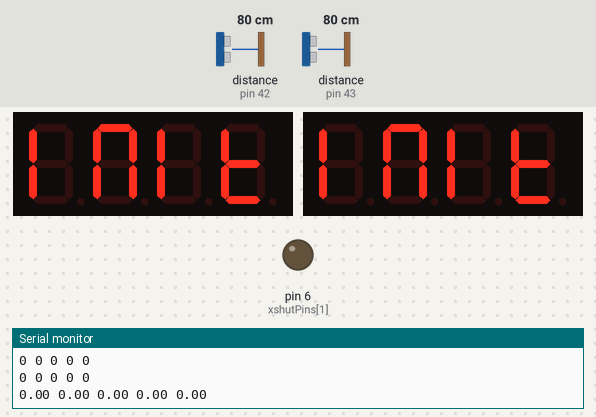
The program below on a simulated Arduino Uno, built with avr-gcc and run on an emulated ATmega328P. Shown: 2 × 4-digit seven-segment display, output pins drawn as LEDs (lit = HIGH), the last lines printed to the serial monitor. The test bench sets the inputs (shaded band); at power-on: distance to the obstacle (sensors on pin 42, pin 43) 80 cm. The local clock reads 2024-03-15 10:24:30 at power-on unless the program sets it.

Above: at 0.1 s.
At 1.2 s:
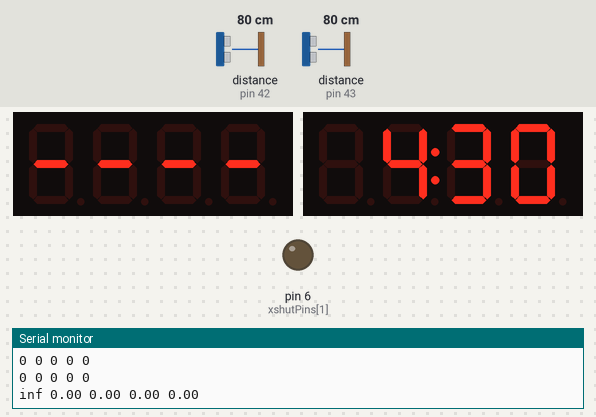
1.3 s: distance to the obstacle (sensor on pin 42) set to 120 cm
2.8 s: distance to the obstacle (sensor on pin 42) set to 2 cm
Timing chart, 0 to 5.8 s (numbered marks = the images above; inputs shaded):
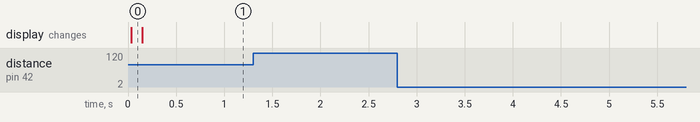

The program:

main.cpp
```cpp
#include <Wire.h>
#include "Arduino.h"
#include "Adafruit_VL53L1X.h"
#include "Adafruit_GFX.h"
#include "Adafruit_LEDBackpack.h"
#include "RTClib.h"

#define MAXIMUM_THRESHOLD_DISTANCE 900 //millimeters
//#define MINIMUM_THRESHOLD_DISTANCE 100 //millimeters. (REMOVED BC IT IS ANNOYING)
#define RTC_PRINT_INTERVAL 5 //seconds (the time in between RTC print outs)
#define OBJECT_DETECTION_TIMING_THRESHOLD 50 //milliseconds
#define ROLLING_AVERAGE_ARRAY_SIZE 5
#define INCHES_BETWEEN_VL53L1X_SENSORS 3.75
#define DISTANCE_FROM_MONITOR_TO_OVEN 350 //feet
#define TOTAL_LENGTH_OF_OVEN 225 //feet

#define LINE_STOP_TIMEOUT 60 //seconds
#define MONITOR_SLEEP_TIMEOUT 180 //seconds

// DS3231 Real Time Clock stuff
RTC_DS3231 rtc;
unsigned long previousMillis_RTCPrintOut = 0; // the last time the time was printed to serial from the RTC
DateTime lastDetectedObject;

// 1.2" 7-Segment Display stuff
Adafruit_7segment FPSDisplay = Adafruit_7segment();
Adafruit_7segment clockDisplay = Adafruit_7segment();

int wireTimeoutCount = 0;

void printCurrentTime(DateTime);
void printDebugToSerial();
int findNextAvailableIndexInArray(unsigned long[]);
int addValueToArray(unsigned long[], unsigned long, int);
int addValueToArray(double[], double, int);
void calculateLineSpeed(int);
void calculateTimeToStopHanging(DateTime);

unsigned long VLOneDetectionTimes[ROLLING_AVERAGE_ARRAY_SIZE]; // 0x2A (42)
unsigned long VLTwoDetectionTimes[ROLLING_AVERAGE_ARRAY_SIZE]; // 0x2B (43)
double lineSpeeds[ROLLING_AVERAGE_ARRAY_SIZE];

int VLOneTransitCounter = 0, VLTwoTransitCounter = 0;

// THE AMAZING VARIABLE CONTAINING WHAT WE CARE ABOUT MOST
double rollingAverageLineSpeed = 0;

// Time Of Flight Sensor (VL53L1X) Class Definition
class ToFSensor : public Adafruit_VL53L1X {
  public:
    ToFSensor(int);
    int I2C_ID;
    void takeMeasurement() { measurementDistance = distance(); };
    void objectDetectCheck();
    int measurementDistance;
    unsigned long millisObjectDetected, millisObjectLost, holdingMillis;
    boolean previousObjectDetected, previousMeasurementLost;
};

//HOLDING MILLIS
  // this variable will hold the time that an object was detected until 200 milliseconds have passed, after which it will pass the value on to millisObjectDetected.
  // this ensures that whenever millisObjectDetected is pulled, it is the most recent time that a confirmed object has passed the sensor.
ToFSensor::ToFSensor(int ID) {
  I2C_ID = ID, millisObjectDetected = 0, millisObjectLost = 0, holdingMillis = 0;
}

void ToFSensor::objectDetectCheck() {
  //if (measurementDistance == -1 || measurementDistance <= MINIMUM_THRESHOLD_DISTANCE || measurementDistance >= MAXIMUM_THRESHOLD_DISTANCE)
  if (measurementDistance == -1  || measurementDistance >= MAXIMUM_THRESHOLD_DISTANCE) { // the sensor is no longer able to detect a T-Bar/Component
    if (!previousMeasurementLost) { // only runs once (the first time when sensor can no longer detect a T-Bar)
      millisObjectLost = millis(); // timestamp of when the sensor can no longer detect a t-bar

      Serial.print(F("VL53L1X ("));
      Serial.print(I2C_ID);
      Serial.println(F("): Can't see anything."));
      previousMeasurementLost = true;
    }

    if (millis() - millisObjectLost > OBJECT_DETECTION_TIMING_THRESHOLD) { // if the sensor doesn't see a t-bar for more than 0.2 seconds, consider the component has gone past the sensor
      previousObjectDetected = false;
    }

  } else { // the sensor CAN see a t-bar/component

    if (previousMeasurementLost) { // the first time the sensor does detect a t-bar
      holdingMillis = millis();

      Serial.print(F("VL53L1X ("));
      Serial.print(I2C_ID);
      Serial.println(F("): Possible object."));
      previousMeasurementLost = false;
    }

    if ((millis() - holdingMillis > OBJECT_DETECTION_TIMING_THRESHOLD) && !previousObjectDetected) {
      millisObjectDetected = holdingMillis;
      previousObjectDetected = true;
      lastDetectedObject = rtc.now();

      int nextVLOneIndex = findNextAvailableIndexInArray(VLOneDetectionTimes);
      int nextVLTwoIndex = findNextAvailableIndexInArray(VLTwoDetectionTimes);

      if (I2C_ID == 0x2A) { // components pass by this sensor first

        // redundancy case if the second sensor misses a component.
        if (VLOneTransitCounter > VLTwoTransitCounter) {

          if (nextVLTwoIndex == -1) {
            addValueToArray(VLOneDetectionTimes, millisObjectDetected, ROLLING_AVERAGE_ARRAY_SIZE - 1);
            Serial.println(F("Data replaced."));
          } else {
            // insert the value at the latest matching index, and replace the current value.
            addValueToArray(VLOneDetectionTimes, millisObjectDetected, nextVLTwoIndex);
          }

          Serial.print(F("VL53L1X ("));
          Serial.print(I2C_ID);
          Serial.println(F("): Data discarded! (Sensor 43 missed data.)"));

        } else { // what we expect to happen
          addValueToArray(VLOneDetectionTimes, millisObjectDetected, nextVLOneIndex);

          VLOneTransitCounter++;

          Serial.print(F("VL53L1X ("));
          Serial.print(I2C_ID);
          Serial.println(F("): Object successfully detected!"));
        }

      } else if (I2C_ID == 0x2B) { // components pass by this sensor second

        // redundancy case if the first sensor misses a component.
        if (VLTwoTransitCounter == VLOneTransitCounter) {

          Serial.print(F("VL53L1X ("));
          Serial.print(I2C_ID);
          Serial.println(F("): Data discarded! (Sensor 42 missed data.)"));

        } else { // what we expect to happen
          addValueToArray(VLTwoDetectionTimes, millisObjectDetected, nextVLTwoIndex);
          calculateLineSpeed(nextVLTwoIndex);

          VLTwoTransitCounter++;

          Serial.print(F("VL53L1X ("));
          Serial.print(I2C_ID);
          Serial.println(F("): Object successfully detected!"));
        }

      }

      Serial.print(F("nextVLOneIndex: "));
      Serial.println(nextVLOneIndex);
      Serial.print(F("nextVLTwoIndex: "));
      Serial.println(nextVLTwoIndex);

      Serial.print(F("oneTransit: "));
      Serial.println(VLOneTransitCounter);
      Serial.print(F("twoTransit: "));
      Serial.println(VLTwoTransitCounter);

      Serial.println();
      for (int i = 0; i < ROLLING_AVERAGE_ARRAY_SIZE; i++) {
        Serial.print(VLOneDetectionTimes[i]);
        Serial.print(F(" "));
      }
      Serial.println();
      for (int i = 0; i < ROLLING_AVERAGE_ARRAY_SIZE; i++) {
        Serial.print(VLTwoDetectionTimes[i]);
        Serial.print(F(" "));
      }
      Serial.println();
      for (int i = 0; i < ROLLING_AVERAGE_ARRAY_SIZE; i++) {
        Serial.print(lineSpeeds[i]);
        Serial.print(F(" "));
      }
      Serial.println();
    }
  }
}

// VL53L1X Time of Flight stuff
ToFSensor VLSensorArray[] = { ToFSensor(0x2A), ToFSensor(0x2B) }; // IDs are hard coded simply because there are only two VL53L1X sensors being used.
const int xshutPins[2] = {5, 6};

// Counter that tracks the hertz rate of the program.
int DEBUG_HERTZ_COUNTER;

void setup() {
  while (!Serial); // wait for serial port to connect. Needed for native USB
  Serial.begin(115200);
  //Wire.begin();

  //Wire stuff? Hopefully this will stop the program from hanging.
  Wire.setWireTimeout(3000, true);
  wireTimeoutCount = 0;
  Wire.clearWireTimeoutFlag();

  if (! rtc.begin()) {
    Serial.println("Couldn't find RTC");
    Serial.flush();
    while (1) delay(10);
  }

  lastDetectedObject = rtc.now();

  for (int i = 0; i < 2; i++) {
    pinMode(xshutPins[i], OUTPUT);
    digitalWrite(xshutPins[i], LOW);
  }

  for (int j = 0; j < 2; j++) {
    pinMode(xshutPins[j], INPUT);
    delay(10);

    if (!VLSensorArray[j].begin(0x2A + j, &Wire)) { // 0x2A
      Serial.print(F("VL53L1X Sensor (ID: "));
      Serial.print(0x2A + j);
      Serial.print(F("): Initialization Error -> "));
      Serial.println(VLSensorArray[j].vl_status);
      while (1)       delay(10);
    }

    if (!VLSensorArray[j].startRanging()) { // 0x2B
      Serial.print(F("VL53L1X Sensor (ID: "));
      Serial.print(0x2A + j);
      Serial.print(F("): Couldn't start ranging -> "));
      Serial.println(VLSensorArray[j].vl_status);
      while (1)       delay(10);
    }

    Serial.print(F("VL53L1X Sensor (ID: "));
    Serial.print(0x2A + j);
    Serial.println(F("): Successfully initialized!"));

    // Valid timing budgets: 15, 20, 33, 50, 100, 200 and 500ms!
    VLSensorArray[j].setTimingBudget(100);
    Serial.print(F("VL53L1X Sensor (ID: "));
    Serial.print(0x2A + j);
    Serial.print(F("): Timing budget in ms -> "));
    Serial.println(VLSensorArray[j].getTimingBudget());

  }

  Serial.println(F("All VL53L1X sensors are initialized!"));

  // 1.2" 7-Segment Display stuff
  FPSDisplay.begin(0x70);
  clockDisplay.begin(0x71);

  FPSDisplay.print("INIT");
  clockDisplay.print("INIT");
  FPSDisplay.writeDisplay();
  clockDisplay.writeDisplay();

  // set all values in the two arrays to 0
  for (int i = 0; i < ROLLING_AVERAGE_ARRAY_SIZE; i++) {
    VLOneDetectionTimes[i] = 0;
    VLTwoDetectionTimes[i] = 0;
    lineSpeeds[i] = 0;
  }

  Serial.println(F("Setup is complete. The main program will now begin."));

}

void loop() {
  DateTime now = rtc.now();
  printCurrentTime(now);

  if (VLSensorArray[0].dataReady()) {

    VLSensorArray[0].takeMeasurement();
    VLSensorArray[0].objectDetectCheck();

  }

  if (VLSensorArray[1].dataReady()) {

    VLSensorArray[1].takeMeasurement();
    VLSensorArray[1].objectDetectCheck();

  }

  if (now.secondstime() - MONITOR_SLEEP_TIMEOUT >= lastDetectedObject.secondstime()) {
    FPSDisplay.clear();
    clockDisplay.clear();
    clockDisplay.writeDisplay();
  } else if (now.secondstime() - LINE_STOP_TIMEOUT >= lastDetectedObject.secondstime()) {
    // line is stopped.
    // time out displays
    FPSDisplay.println(99999);
    FPSDisplay.drawColon(false);
    clockDisplay.println(99999);
    clockDisplay.drawColon(false);
    clockDisplay.writeDisplay();

    FPSDisplay.blinkRate(HT16K33_BLINK_OFF);
    clockDisplay.blinkRate(HT16K33_BLINK_OFF);
  } else {
    FPSDisplay.print(rollingAverageLineSpeed);
    if (rollingAverageLineSpeed >= 100) {
      FPSDisplay.writeDigitRaw(2, 0x10);
    } else {
      FPSDisplay.writeDigitRaw(2, 0x02);
    }

    //clockDisplay is written in calculateTimeToStopHanging()
    calculateTimeToStopHanging(now);
  }
  FPSDisplay.writeDisplay();

  if (Wire.getWireTimeoutFlag()) {
    wireTimeoutCount++;
    Wire.clearWireTimeoutFlag();
    Serial.println();
    Serial.print("Wire timeout detected. Count is now: ");
    Serial.println(wireTimeoutCount);
    Serial.println();
  }

  //printDebugToSerial();
  DEBUG_HERTZ_COUNTER++;

}

// MAIN FUNCTIONS

// Returns the next available index in an array, and -1 if the array is considered full and needs to be shifted to the left by one element.
int findNextAvailableIndexInArray(unsigned long array[]) {
  int nextAvailableIndex = -1;

  for (int i = 0; i < ROLLING_AVERAGE_ARRAY_SIZE; i++) {
    if (array[i] == 0) {
      nextAvailableIndex = i;
      break;
    }
  }

  return nextAvailableIndex;
}

// Adds an unsigned long to an unsigned long array into a specific index.
// If the 'index' input is -1, the array is considered full and is shifted down, creating a rolling array.
// Returns the index that the valueToInsert was ultimately placed in.
int addValueToArray(unsigned long array[], unsigned long valueToInsert, int index) {

  // If the index is -1, this means that the array is full with data values, and must be shifted down.
  if (index == -1) {

    // shift all values in the array one element to the left to make room for the new value.
    for (int i = 0; i < ROLLING_AVERAGE_ARRAY_SIZE - 1; i++) {
      array[i] = array[i+1];
    }

    // this sets the index variable (which lets the function know what index to add the valueToInsert variable to) to the maximum possible index, which
    // should be empty.
    index = ROLLING_AVERAGE_ARRAY_SIZE - 1;
  }

  // adds the valueToInsert into the array at the appropriate location.
  array[index] = valueToInsert;

  return index;
}

// Adds an unsigned long to an unsigned long array into a specific index.
// If the 'index' input is -1, the array is considered full and is shifted down, creating a rolling array.
// Returns the index that the valueToInsert was ultimately placed in.
int addValueToArray(double array[], double valueToInsert, int index) {

  // If the index is -1, this means that the array is full with data values, and must be shifted down.
  if (index == -1) {

    // shift all values in the array one element to the left to make room for the new value.
    for (int i = 0; i < ROLLING_AVERAGE_ARRAY_SIZE - 1; i++) {
      array[i] = array[i+1];
    }

    // this sets the index variable (which lets the function know what index to add the valueToInsert variable to) to the maximum possible index, which
    // should be empty.
    index = ROLLING_AVERAGE_ARRAY_SIZE - 1;
  }

  // adds the valueToInsert into the array at the appropriate location.
  array[index] = valueToInsert;

  return index;
}

void calculateLineSpeed(int insertIndex) {
  int dataIndex = insertIndex;

  if (insertIndex == -1) {
    dataIndex = ROLLING_AVERAGE_ARRAY_SIZE - 1;
  }

  double distanceBetweenSensorsInFeet = INCHES_BETWEEN_VL53L1X_SENSORS / 12.0;

  unsigned long firstSensorTime = VLOneDetectionTimes[dataIndex];
  unsigned long secondSensorTime = VLTwoDetectionTimes[dataIndex];

  unsigned long timeDifInMS = secondSensorTime - firstSensorTime;

  double timeDifInMinutes = timeDifInMS / 60000.0;

  double lineSpeedInFPM = distanceBetweenSensorsInFeet / timeDifInMinutes;

  addValueToArray(lineSpeeds, lineSpeedInFPM, insertIndex);

  // calculates the rolling average. dataIndex + 1 tells you how many values are in the array at the time, used to calculate the denominator of the average
  double sum = 0.0;

  for (int i = 0; i <= dataIndex; i++) {
    sum += lineSpeeds[i];
  }

  rollingAverageLineSpeed = sum / (dataIndex + 1);

  Serial.print(F("linespeed: "));
  for (int i = 0; i < ROLLING_AVERAGE_ARRAY_SIZE; i++) {
    Serial.print(lineSpeeds[i]);
    Serial.print(F(" "));
  }
  Serial.println();

  Serial.print(F("rolling avr: "));
  Serial.println(rollingAverageLineSpeed);
  Serial.print(F("index: "));
  Serial.println(dataIndex);
  Serial.print(F("sum: "));
  Serial.println(sum);
}

void calculateTimeToStopHanging(DateTime time) {

  int minutesUntilPartsReachOven = int((DISTANCE_FROM_MONITOR_TO_OVEN / rollingAverageLineSpeed) + 0.5);

  int minutesPartsInOven = int((TOTAL_LENGTH_OF_OVEN / rollingAverageLineSpeed + 0.5));

  DateTime closingTime (time.year(), time.month(), time.day(), 16, 30, 0); // CLOSING TIME IS AT 4:30
  DateTime stopHanging (closingTime - TimeSpan(0, 0, (minutesUntilPartsReachOven + minutesPartsInOven), 0));
  DateTime startHangingAgain (closingTime - TimeSpan(0, 0, minutesUntilPartsReachOven, 0));
  DateTime fiveMinuteBuffer (startHangingAgain + TimeSpan(0, 0, 50, 0));

  /* DEBUG DATETIMES
  DateTime stopHanging (time.year(), time.month(), time.day(), 11, 1, 30);
  DateTime startHangingAgain (time.year(), time.month(), time.day(), 11, 1, 35);
  DateTime fiveMinuteBuffer (startHangingAgain + TimeSpan(0, 0, 0, 5));
  */

  if (time.operator>=(fiveMinuteBuffer)) {
    clockDisplay.clear();
    clockDisplay.blinkRate(HT16K33_BLINK_OFF);
    clockDisplay.drawColon(false);

  } else if (time.operator>=(startHangingAgain)) {
    clockDisplay.println(F(" GO "));
    clockDisplay.blinkRate(HT16K33_BLINK_1HZ);
    clockDisplay.drawColon(false);

  } else if (time.operator>=(stopHanging)) {
    clockDisplay.println(F("STOP"));
    clockDisplay.blinkRate(HT16K33_BLINK_1HZ);
    clockDisplay.drawColon(false);

  } else {
    clockDisplay.print(stopHanging.twelveHour() * 100 + stopHanging.minute());
    clockDisplay.blinkRate(HT16K33_BLINK_OFF);
    clockDisplay.drawColon(true);
  }

  clockDisplay.writeDisplay();
}

void printDebugToSerial() {

  Serial.println(F(" \t \t 0x2A (42) \t 0x2B (43)"));
  Serial.print(F("Distances (mm):  "));
  Serial.print(VLSensorArray[0].measurementDistance);
  Serial.print(F(" \t \t "));
  Serial.println(VLSensorArray[1].measurementDistance);

  // TODO: improve the hertz rate. it's going from 90s to 70s because of the division i assume.
  char formattedTime[10];

  Serial.print(F("Last Detection:  "));
  sprintf(formattedTime, "%lu.%03lu", VLSensorArray[0].millisObjectDetected / 1000, VLSensorArray[0].millisObjectDetected % 1000);
  Serial.print(formattedTime);
  Serial.print(F(" \t \t "));
  sprintf(formattedTime, "%lu.%03lu", VLSensorArray[1].millisObjectDetected / 1000, VLSensorArray[1].millisObjectDetected % 1000);
  Serial.println(formattedTime);
  Serial.println(F("(#.### s)  "));
  Serial.println();

  Serial.println();
  for (int i = 0; i < ROLLING_AVERAGE_ARRAY_SIZE; i++) {
    Serial.print(VLOneDetectionTimes[i]);
    Serial.print(F(" "));
  }
  Serial.println();
  for (int i = 0; i < ROLLING_AVERAGE_ARRAY_SIZE; i++) {
    Serial.print(VLTwoDetectionTimes[i]);
    Serial.print(F(" "));
  }
  Serial.println();
  for (int i = 0; i < ROLLING_AVERAGE_ARRAY_SIZE; i++) {
    Serial.print(lineSpeeds[i]);
    Serial.print(F(" "));
  }
  Serial.println();

}

void printCurrentTime(DateTime now) {
  unsigned long currentMillis = millis();

  if (currentMillis - previousMillis_RTCPrintOut >= (RTC_PRINT_INTERVAL * 1000)) {
    Serial.println();
    Serial.print(F("Current Time from DS3231 RTC: "));
    Serial.print(now.year(), DEC);
    Serial.print('/');
    Serial.print(now.month(), DEC);
    Serial.print('/');
    Serial.print(now.day(), DEC);
    Serial.print(F(" "));
    Serial.print(now.hour(), DEC);
    Serial.print(':');
    Serial.print(now.minute(), DEC);
    Serial.print(':');
    Serial.print(now.second(), DEC);
    Serial.println();

    Serial.print(F("The program is running at "));
    Serial.print(DEBUG_HERTZ_COUNTER / RTC_PRINT_INTERVAL);
    Serial.println(F(" Hertz."));
    Serial.println();

    DEBUG_HERTZ_COUNTER = 0;
    previousMillis_RTCPrintOut = millis();

  }
}
```
